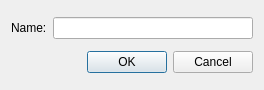
<?xml version="1.0" encoding="UTF-8"?>
<ui version="4.0">
 <class>Object</class>
 <widget class="QDialog" name="Object">
  <property name="geometry">
   <rect>
    <x>0</x>
    <y>0</y>
    <width>264</width>
    <height>90</height>
   </rect>
  </property>
  <property name="windowTitle">
   <string>Dialog</string>
  </property>
  <layout class="QVBoxLayout" name="verticalLayout">
   <item>
    <layout class="QHBoxLayout" name="horizontalLayout">
     <item>
      <widget class="QLabel" name="laTitle">
       <property name="text">
        <string>Name:</string>
       </property>
      </widget>
     </item>
     <item>
      <widget class="QLineEdit" name="leTitle"/>
     </item>
    </layout>
   </item>
   <item>
    <widget class="QDialogButtonBox" name="buttonBox">
     <property name="orientation">
      <enum>Qt::Horizontal</enum>
     </property>
     <property name="standardButtons">
      <set>QDialogButtonBox::Cancel|QDialogButtonBox::Ok</set>
     </property>
    </widget>
   </item>
  </layout>
 </widget>
 <resources/>
 <connections>
  <connection>
   <sender>buttonBox</sender>
   <signal>accepted()</signal>
   <receiver>Object</receiver>
   <slot>accept()</slot>
   <hints>
    <hint type="sourcelabel">
     <x>248</x>
     <y>254</y>
    </hint>
    <hint type="destinationlabel">
     <x>157</x>
     <y>274</y>
    </hint>
   </hints>
  </connection>
  <connection>
   <sender>buttonBox</sender>
   <signal>rejected()</signal>
   <receiver>Object</receiver>
   <slot>reject()</slot>
   <hints>
    <hint type="sourcelabel">
     <x>316</x>
     <y>260</y>
    </hint>
    <hint type="destinationlabel">
     <x>286</x>
     <y>274</y>
    </hint>
   </hints>
  </connection>
 </connections>
</ui>
